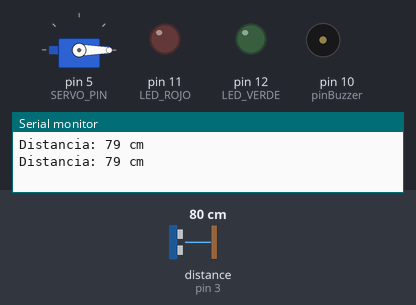
A sketch run on a simulated Arduino Uno, built with avr-gcc and run on an emulated ATmega328P. Parts: servo, output pins drawn as LEDs (lit = HIGH), buzzer (waves = sounding), the last lines printed to the serial monitor. Wiring (inferred from the names in the program): ultrasonic range finder: trigger pin 2; echo pin 3. The test bench sets the inputs (shaded band); at power-on: distance to the obstacle (sensor on pin 3) 80 cm. The echo pulse lasts 58.3 µs per cm; pins used as bus, display or sensor lines are not drawn.

Above: at 1.8 s.
1.9 s: distance to the obstacle (sensor on pin 3) set to 18 cm
3.4 s: distance to the obstacle (sensor on pin 3) set to 14 cm
At 4.16 s:
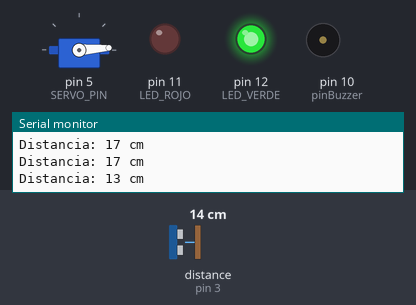
At 7.5 s:
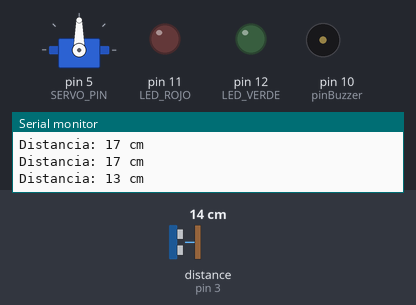
14.5 s: distance to the obstacle (sensor on pin 3) set to 35 cm
At 15.3 s:
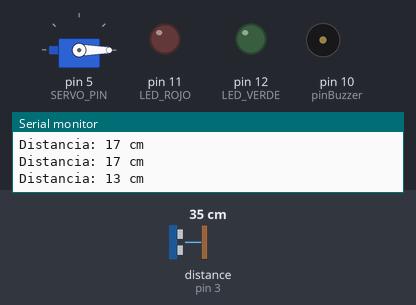
Timing chart, 0 to 17.5 s (numbered marks = the images above; inputs shaded):
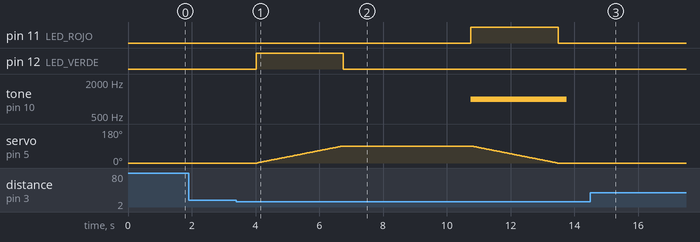

Measured:
- the behaviour switches between 17 and 16 cm on distance to the obstacle (sensor on pin 3) (found by bisection; images 0 and 1)
- after the input at 3.4 s, pin 11 (LED_ROJO): LOW → HIGH after 7.4 s, → LOW 2.7 s later; pin 12 (LED_VERDE): LOW → HIGH after 0.62 s, → LOW 2.7 s later; tone on pin 10 (pinBuzzer): silent → 1000 Hz after 7.4 s, → silent 3.0 s later; servo on pin 5 (SERVO_PIN): rises from 0° to 90° in 2.7 s, then falls to 0° in 6.7 s
- after the input at 14.5 s, pin 12 (LED_VERDE): stays LOW (without the input it goes to HIGH after 0.99 s); servo on pin 5 (SERVO_PIN): stays 0° (without the input it goes to 1° after 1.0 s)

The sketch:

cochera.ino
```cpp
#include <Servo.h>

int TRIG_PIN = 2;
int ECHO_PIN = 3;
int SERVO_PIN = 5;
int LED_ROJO = 11;
int LED_VERDE = 12;
int pinBuzzer = 10;

Servo myServo;

void setup() {
  Serial.begin(9600);
  pinMode(TRIG_PIN, OUTPUT);
  pinMode(ECHO_PIN, INPUT);
  myServo.attach(SERVO_PIN);
  pinMode(LED_ROJO, OUTPUT);
  pinMode(LED_VERDE, OUTPUT);
  pinMode(pinBuzzer, OUTPUT);
  myServo.write(0);
}

void loop() {
  long duration, distance;

  digitalWrite(TRIG_PIN, LOW);
  delayMicroseconds(2);
  digitalWrite(TRIG_PIN, HIGH);
  delayMicroseconds(10);
  digitalWrite(TRIG_PIN, LOW);

  // mide la duración del pulso de eco (echo) recibido por el sensor ultrasónico conectado al pin ECHO_PIN
  duration = pulseIn(ECHO_PIN, HIGH);
  // se calcula la distancia en centímetros utilizando la fórmula de la velocidad del sonido en el aire.
  distance = duration * 0.0343 / 2;

  Serial.print("Distancia: ");
  Serial.print(distance);
  Serial.println(" cm");

  if (distance < 16) {
    abrirPuerta(90);
    delay(4000); // Espera 4 segundos con la puerta abierta
    tone(pinBuzzer, 1000, 3000);
    cerrarPuerta(0);
    delay(1000); // Espera 1 segundo con la puerta cerrada
  }

  delay(1000);
}

void abrirPuerta(int angulo) {
  digitalWrite(LED_VERDE, HIGH);
  digitalWrite(LED_ROJO, LOW);
  for (int i = myServo.read(); i <= angulo; i++) {
    myServo.write(i);
    delay(30); // Ajusta la velocidad de apertura (más lento)
  }
  digitalWrite(LED_VERDE, LOW);
  digitalWrite(LED_ROJO, LOW);
}

void cerrarPuerta(int angulo) {
  digitalWrite(LED_VERDE, LOW);
  digitalWrite(LED_ROJO, HIGH);
  for (int i = myServo.read(); i >= angulo; i--) {
    myServo.write(i);
    delay(30); // Ajusta la velocidad de cierre (más lento)
  }
  digitalWrite(LED_VERDE, LOW);
  digitalWrite(LED_ROJO, LOW);
}
```
